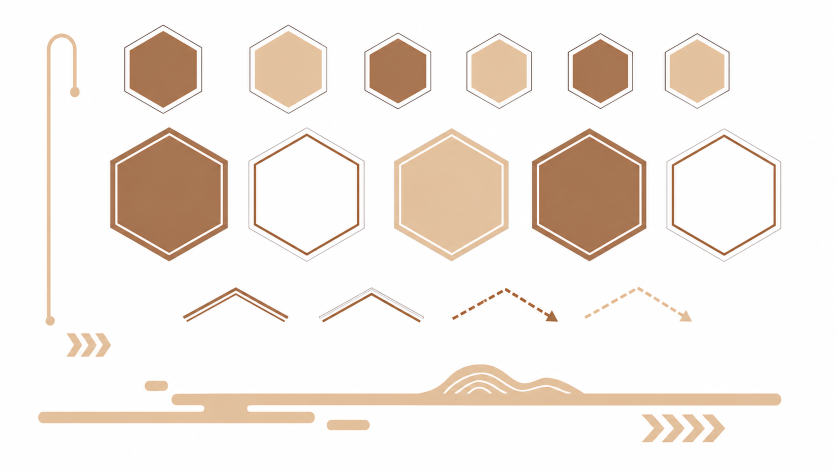
#> input picture data1/graph/1.png, 1672 x 941 px, found by its file name (shown at 1/2 size)
$ python flatten_lab_kmeans.py
#> lines starting #> are read from the running program, lines starting #| are printed output that depends on the picture; after the words box and inside, x2 and y2 are one past the last pixel; in counts of white or black regions, pixels touching at a corner belong together
from __future__ import annotations

import argparse
from dataclasses import dataclass
from pathlib import Path

import cv2
import numpy as np
from PIL import Image


SCRIPT_DIR = Path(__file__).resolve().parent
DEFAULT_INPUT = SCRIPT_DIR / "output" / "image14" / "graph" / "1.png"


@dataclass
class Cluster:
    label: int
    count: int
    lab: np.ndarray
    rgb: np.ndarray


def delta_e76(a: np.ndarray, b: np.ndarray) -> float:
    return float(np.linalg.norm(a.astype(np.float32) - b.astype(np.float32)))


def default_output_path(input_path: Path) -> Path:
    return input_path.with_name(f"{input_path.stem}_lab_flat{input_path.suffix}")


def load_rgb(path: Path) -> np.ndarray:
    if not path.is_file():
        raise FileNotFoundError(f"Input image not found: {path}")
    return np.array(Image.open(path).convert("RGB"))


def bilateral_denoise(rgb: np.ndarray, diameter: int, sigma_color: float, sigma_space: float) -> np.ndarray:
    if diameter <= 0:
        return rgb
    bgr = cv2.cvtColor(rgb, cv2.COLOR_RGB2BGR)
    filtered = cv2.bilateralFilter(bgr, diameter, sigma_color, sigma_space)
    return cv2.cvtColor(filtered, cv2.COLOR_BGR2RGB)


def rgb_to_lab_float(rgb: np.ndarray) -> np.ndarray:
    lab = cv2.cvtColor(rgb, cv2.COLOR_RGB2LAB).astype(np.float32)
    lab[:, :, 0] *= 100.0 / 255.0
    lab[:, :, 1] -= 128.0
    lab[:, :, 2] -= 128.0
    return lab


def lab_float_to_rgb(lab: np.ndarray) -> np.ndarray:
    cv_lab = lab.copy().astype(np.float32)
    cv_lab[:, :, 0] *= 255.0 / 100.0
    cv_lab[:, :, 1] += 128.0
    cv_lab[:, :, 2] += 128.0
    cv_lab = np.clip(cv_lab, 0, 255).astype(np.uint8)
    return cv2.cvtColor(cv_lab, cv2.COLOR_LAB2RGB)


def run_kmeans(lab: np.ndarray, k: int, attempts: int, sample_limit: int | None) -> tuple[np.ndarray, np.ndarray]:
    h, w = lab.shape[:2]
    pixels = lab.reshape(-1, 3).astype(np.float32)

    if sample_limit and len(pixels) > sample_limit:
        rng = np.random.default_rng(1234)
        sample_idx = rng.choice(len(pixels), size=sample_limit, replace=False)
        train_pixels = pixels[sample_idx]
    else:
        train_pixels = pixels

    criteria = (cv2.TERM_CRITERIA_EPS + cv2.TERM_CRITERIA_MAX_ITER, 80, 0.2)
    _compactness, _labels, centers = cv2.kmeans(
        train_pixels,
        k,
        None,
        criteria,
        attempts,
        cv2.KMEANS_PP_CENTERS,
    )

    diff = pixels[:, None, :] - centers[None, :, :]
    labels = np.argmin(np.sum(diff * diff, axis=2), axis=1).astype(np.int32)
    return labels.reshape(h, w), centers.astype(np.float32)


def clusters_from_labels(labels: np.ndarray, centers_lab: np.ndarray) -> list[Cluster]:
    counts = np.bincount(labels.reshape(-1), minlength=len(centers_lab))
    centers_rgb = lab_float_to_rgb(centers_lab.reshape(1, -1, 3)).reshape(-1, 3)
    clusters: list[Cluster] = []
    for idx, count in enumerate(counts):
        clusters.append(
            Cluster(
                label=idx,
                count=int(count),
                lab=centers_lab[idx],
                rgb=centers_rgb[idx].astype(np.float32),
            )
        )
    return clusters


def find_background_label(labels: np.ndarray, clusters: list[Cluster], white_l_threshold: float) -> int:
    h, w = labels.shape
    border = np.concatenate([labels[0, :], labels[-1, :], labels[:, 0], labels[:, -1]])
    border_counts = np.bincount(border, minlength=len(clusters))
    whiteish = [cluster.label for cluster in clusters if cluster.lab[0] >= white_l_threshold]
    if whiteish:
        return max(whiteish, key=lambda label: border_counts[label] * 3 + clusters[label].count)
    return int(np.argmax(border_counts))


def merge_close_clusters(
    labels: np.ndarray,
    clusters: list[Cluster],
    background_label: int,
    merge_delta: float,
    bg_delta: float,
) -> tuple[np.ndarray, list[np.ndarray]]:
    parent = list(range(len(clusters)))

    def find(x: int) -> int:
        while parent[x] != x:
            parent[x] = parent[parent[x]]
            x = parent[x]
        return x

    def union(a: int, b: int) -> None:
        ra, rb = find(a), find(b)
        if ra != rb:
            parent[rb] = ra

    bg_lab = clusters[background_label].lab
    for cluster in clusters:
        if cluster.label != background_label and delta_e76(cluster.lab, bg_lab) <= bg_delta:
            union(background_label, cluster.label)

    for i, a in enumerate(clusters):
        for b in clusters[i + 1 :]:
            if delta_e76(a.lab, b.lab) <= merge_delta:
                union(a.label, b.label)

    groups: dict[int, list[int]] = {}
    for cluster in clusters:
        groups.setdefault(find(cluster.label), []).append(cluster.label)

    root_to_new = {root: idx for idx, root in enumerate(groups)}
    remap = np.zeros(len(clusters), dtype=np.int32)
    palette_lab: list[np.ndarray] = []
    for root, members in groups.items():
        weights = np.array([clusters[label].count for label in members], dtype=np.float32)
        labs = np.array([clusters[label].lab for label in members], dtype=np.float32)
        palette_lab.append(np.average(labs, axis=0, weights=weights))
        for label in members:
            remap[label] = root_to_new[root]

    return remap[labels], palette_lab


def remove_small_components(labels: np.ndarray, min_area: int, background_label: int = 0) -> np.ndarray:
    if min_area <= 1:
        return labels

    out = labels.copy()
    for label in sorted(set(int(v) for v in np.unique(labels))):
        if label == background_label:
            continue
        mask = (out == label).astype(np.uint8)
        count, components, stats, _centroids = cv2.connectedComponentsWithStats(mask, connectivity=8)
        for component_idx in range(1, count):
            area = int(stats[component_idx, cv2.CC_STAT_AREA])
            if area < min_area:
                out[components == component_idx] = background_label
    return out


def reorder_background_first(labels: np.ndarray, palette_lab: list[np.ndarray], background_label: int) -> tuple[np.ndarray, list[np.ndarray]]:
    if background_label == 0:
        return labels, palette_lab

    mapping = {background_label: 0, 0: background_label}
    for idx in range(len(palette_lab)):
        mapping.setdefault(idx, idx)

    out = labels.copy()
    for old, new in mapping.items():
        out[labels == old] = new

    new_palette = list(palette_lab)
    new_palette[0], new_palette[background_label] = new_palette[background_label], new_palette[0]
    return out, new_palette


def labels_to_rgb(labels: np.ndarray, palette_lab: list[np.ndarray]) -> np.ndarray:
    palette_rgb = lab_float_to_rgb(np.array(palette_lab, dtype=np.float32).reshape(1, -1, 3)).reshape(-1, 3)
    return palette_rgb[labels].astype(np.uint8)


def flatten_lab_kmeans(
    rgb: np.ndarray,
    *,
    bilateral_diameter: int,
    sigma_color: float,
    sigma_space: float,
    k: int,
    attempts: int,
    sample_limit: int | None,
    merge_delta: float,
    bg_delta: float,
    white_l_threshold: float,
    min_component_area: int,
) -> tuple[np.ndarray, dict]:
    denoised = bilateral_denoise(rgb, bilateral_diameter, sigma_color, sigma_space)
    lab = rgb_to_lab_float(denoised)
    labels, centers_lab = run_kmeans(lab, k, attempts, sample_limit)
    clusters = clusters_from_labels(labels, centers_lab)
    original_bg = find_background_label(labels, clusters, white_l_threshold)
    merged_labels, palette_lab = merge_close_clusters(labels, clusters, original_bg, merge_delta, bg_delta)

    merged_bg = int(merged_labels[labels == original_bg][0])
    merged_labels, palette_lab = reorder_background_first(merged_labels, palette_lab, merged_bg)
    cleaned = remove_small_components(merged_labels, min_component_area, background_label=0)
    output = labels_to_rgb(cleaned, palette_lab)

    stats = {
        "input_k": k,
        "clusters_after_merge": len(palette_lab),
        "background_rgb": tuple(int(v) for v in output[cleaned == 0][0]) if np.any(cleaned == 0) else None,
        "unique_output_colors": len(np.unique(output.reshape(-1, 3), axis=0)),
    }
    return output, stats


def build_parser() -> argparse.ArgumentParser:
    parser = argparse.ArgumentParser(description="Flatten image colors with Bilateral Filter + Lab K-means + Lab color merging.")
    parser.add_argument("input", type=Path, nargs="?", default=DEFAULT_INPUT)
    parser.add_argument("-o", "--output", type=Path, default=None)
    parser.add_argument("--bilateral-diameter", type=int, default=9)
    parser.add_argument("--sigma-color", type=float, default=55.0)
    parser.add_argument("--sigma-space", type=float, default=55.0)
    parser.add_argument("-k", "--clusters", type=int, default=12)
    parser.add_argument("--attempts", type=int, default=3)
    parser.add_argument("--sample-limit", type=int, default=250000)
    parser.add_argument("--merge-delta", type=float, default=8.5)
    parser.add_argument("--bg-delta", type=float, default=5.0)
    parser.add_argument("--white-l-threshold", type=float, default=94.0)
    parser.add_argument("--min-component-area", type=int, default=8)
    return parser


def main() -> int:
    args = build_parser().parse_args()
    input_path = args.input.resolve()
    output_path = args.output.resolve() if args.output else default_output_path(input_path).resolve()
    try:
        rgb = load_rgb(input_path)
#> in load_rgb, returned value is the input picture: shape (941, 1672, 3); mean R, G, B 243.3, 235.5, 229.1
        output, stats = flatten_lab_kmeans(
            rgb,
            bilateral_diameter=args.bilateral_diameter,
            sigma_color=args.sigma_color,
            sigma_space=args.sigma_space,
            k=args.clusters,
            attempts=args.attempts,
            sample_limit=args.sample_limit,
            merge_delta=args.merge_delta,
            bg_delta=args.bg_delta,
            white_l_threshold=args.white_l_threshold,
            min_component_area=args.min_component_area,
        )
#> in rgb_to_lab_float, `lab[:, :, 1] -= 128.0`:
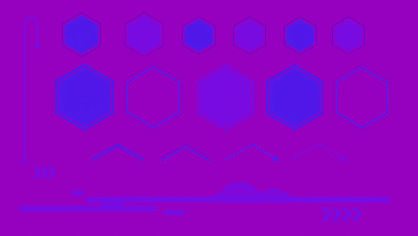
#> lab: shape (941, 1672, 3) float32 (shown at 1/4 size); mean R, G, B 92, 2.1, 132.2; drawn with min black and max white
#> in rgb_to_lab_float, `lab[:, :, 2] -= 128.0`:
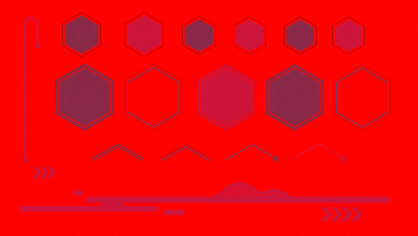
#> lab: shape (941, 1672, 3) float32 (shown at 1/4 size); mean R, G, B 92, 2.1, 4.5; drawn with min black and max white
#> in run_kmeans, `_compactness, _labels, centers = cv2.kmeans( train_pixels, k, None, cr..`: centers = [[99.77, 0.00694, 0.0243], [53.37, 15.47, 27.29], [79.99, 7.08, 22.2], [22.96, 10.2, 10.41], [73.05, 3.09, 2.23], [54.5, 4.83, 4.67], [47.78, 21.8, 34.24], [90.47, 2.02, 4.75], [82.97, 5.05, 12.77], [69.74, 9.29, 17.05], [36.52, 6.96, 7.41], [98.12, 0.519, 1.22]]
#> in flatten_lab_kmeans, `labels, centers_lab = run_kmeans(lab, k, attempts, sample_limit)`:
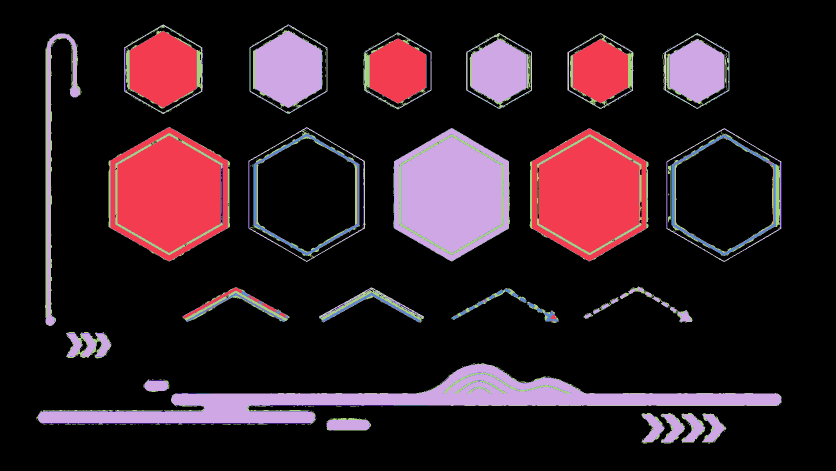
#> labels: shape (941, 1672) int32 (shown at 1/2 size); 12 distinct labels, from 0 to 11; one colour per label, 0 black
#> in flatten_lab_kmeans, `labels, centers_lab = run_kmeans(lab, k, attempts, sample_limit)`: centers_lab has the same summary as centers in run_kmeans
#> in clusters_from_labels, `counts = np.bincount(labels.reshape(-1), minlength=len(centers_lab))`: counts = [1239522, 124387, 144320, 822, 3538, 1186, 7779, 6128, 3332, 2378, 1571, 38389]
#> in lab_float_to_rgb, `cv_lab = lab.copy().astype(np.float32)`: cv_lab has the same summary as centers in run_kmeans
#> in lab_float_to_rgb, `cv_lab = np.clip(cv_lab, 0, 255).astype(np.uint8)`: cv_lab = [[254, 128, 128], [136, 143, 155], [203, 135, 150], [58, 138, 138], [186, 131, 130], [138, 132, 132], [121, 149, 162], [230, 130, 132], [211, 133, 140], [177, 137, 145], [93, 134, 135], [250, 128, 129]]
#> in clusters_from_labels, `centers_rgb = lab_float_to_rgb(centers_lab.reshape(1, -1, 3)).reshape(..`: centers_rgb = [[254, 254, 254], [166, 117, 82], [225, 192, 157], [73, 49, 40], [186, 177, 175], [139, 127, 123], [159, 98, 56], [234, 225, 219], [225, 202, 184], [197, 163, 139], [100, 82, 75], [250, 249, 247]]
#> the loop in clusters_from_labels, `for idx, count in enumerate(counts):` made 12 passes
#> count on passes 1 to 8: 1239522, 124387, 144320, 822, 3538, 1186, 7779, 6128
#> after the loop in clusters_from_labels, `for idx, count in enumerate(counts):`: clusters = 12 items
#> in find_background_label, `border = np.concatenate([labels[0, :], labels[-1, :], labels[:, 0], la..`: border = 5226 values from 0 to 0
#> in find_background_label, `border_counts = np.bincount(border, minlength=len(clusters))`: border_counts = [5226, 0, 0, 0, 0, 0, 0, 0, 0, 0, 0, 0]
#> in find_background_label, `whiteish = [cluster.label for cluster in clusters if cluster.lab[0] >=..`: whiteish = [0, 11]
#> in flatten_lab_kmeans, `original_bg = find_background_label(labels, clusters, white_l_threshold)`: original_bg = 0
#> in merge_close_clusters, `parent = list(range(len(clusters)))`: parent = [0, 1, 2, 3, 4, 5, 6, 7, 8, 9, 10, 11]
#> in merge_close_clusters, `bg_lab = clusters[background_label].lab`: bg_lab = [99.77, 0.00694, 0.0243]
#> the loop in merge_close_clusters, `for cluster in clusters:` made 12 passes
#> the loop in merge_close_clusters, `for i, a in enumerate(clusters):` made 12 passes
#> the loop in merge_close_clusters, `for cluster in clusters:` made 12 passes
#> after the loop in merge_close_clusters, `for cluster in clusters:`: groups = 11 items
#> in merge_close_clusters, `remap = np.zeros(len(clusters), dtype=np.int32)`: remap = [0, 0, 0, 0, 0, 0, 0, 0, 0, 0, 0, 0]
#> the loop in merge_close_clusters, `for root, members in groups.items():` made 11 passes
#> (members, weights, labs) on passes 1 to 5: ([0, 11], [1239522, 38389], [[99.77, 0.00694, 0.0243], [98.12, 0.519, 1.22]]), ([1], [124387], [[53.37, 15.47, 27.29]]), ([2], [144320], [[79.99, 7.08, 22.2]]), ([3], [822], [[22.96, 10.2, 10.41]]), ([4], [3538], [[73.05, 3.09, 2.23]])
#> after the loop in merge_close_clusters, `for root, members in groups.items():`: palette_lab = [[99.72, 0.0223, 0.0602], [53.37, 15.47, 27.29], [79.99, 7.08, 22.2], [22.96, 10.2, 10.41], [73.05, 3.09, 2.23], [54.5, 4.83, 4.67], [47.78, 21.8, 34.24], [90.47, 2.02, 4.75], [82.97, 5.05, 12.77], [69.74, 9.29, 17.05], [36.52, 6.96, 7.41]]; remap = [0, 1, 2, 3, 4, 5, 6, 7, 8, 9, 10, 0]
#> in flatten_lab_kmeans, `merged_labels, palette_lab = merge_close_clusters(labels, clusters, or..`:
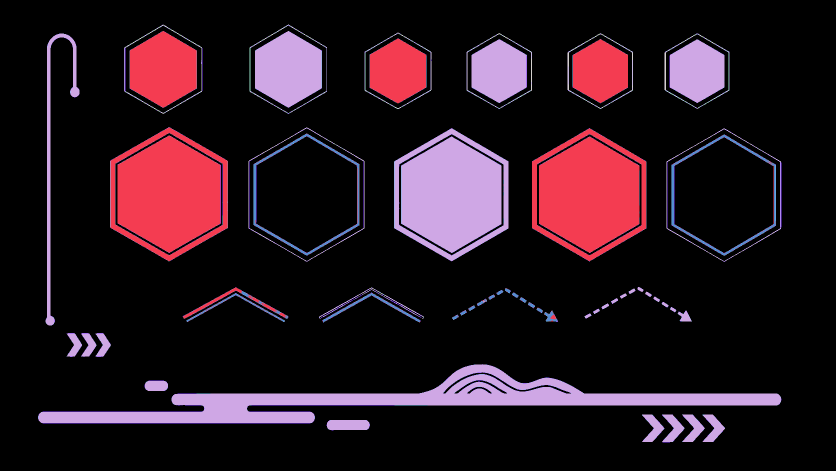
#> merged_labels: shape (941, 1672) int32 (shown at 1/2 size); 11 distinct labels, from 0 to 10; one colour per label, 0 black
#> in flatten_lab_kmeans, `merged_bg = int(merged_labels[labels == original_bg][0])`: merged_bg = 0
#> the loop in remove_small_components, `for label in sorted(set(int(v) for v in np.unique(labels))):` made 11 passes
#> count on passes 2 to 9: 628, 39, 254, 688, 630, 41, 2846, 2124
#> pass 3, in remove_small_components, `count, components, stats, _centroids = cv2.connectedComponentsWithStat..`:
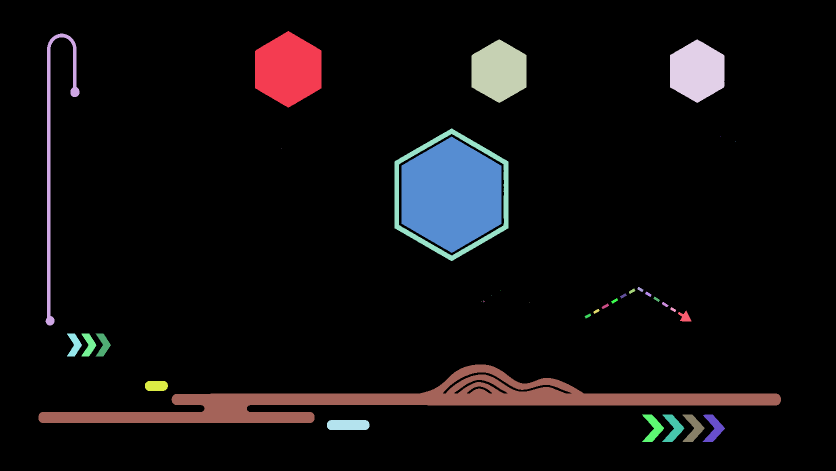
#> components: shape (941, 1672) int32 (shown at 1/2 size); 39 distinct labels, from 0 to 38; one colour per label, 0 black
#> after the loop in remove_small_components, `for label in sorted(set(int(v) for v in np.unique(labels))):`:
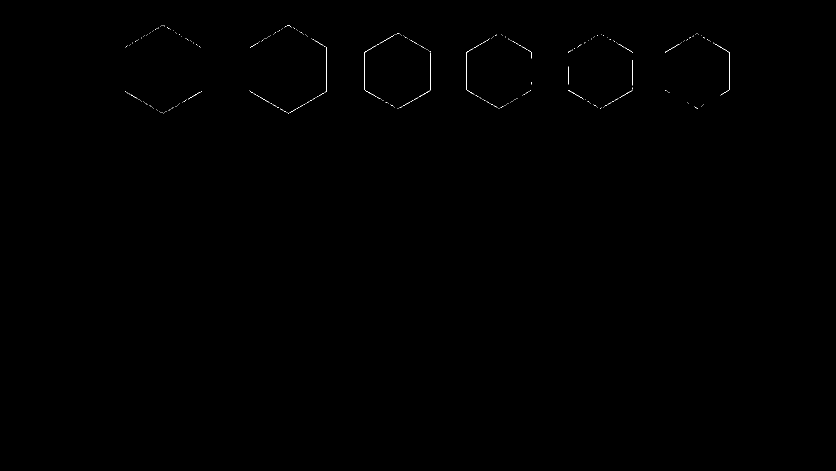
#> mask: shape (941, 1672) (shown at 1/2 size); values 0 (black) and 1 (white), 0.1% white in thin lines or dots, all inside (x1, y1, x2, y2) = (250, 50, 1459, 227)
#> after the loop in remove_small_components, `for label in sorted(set(int(v) for v in np.unique(labels))):`:
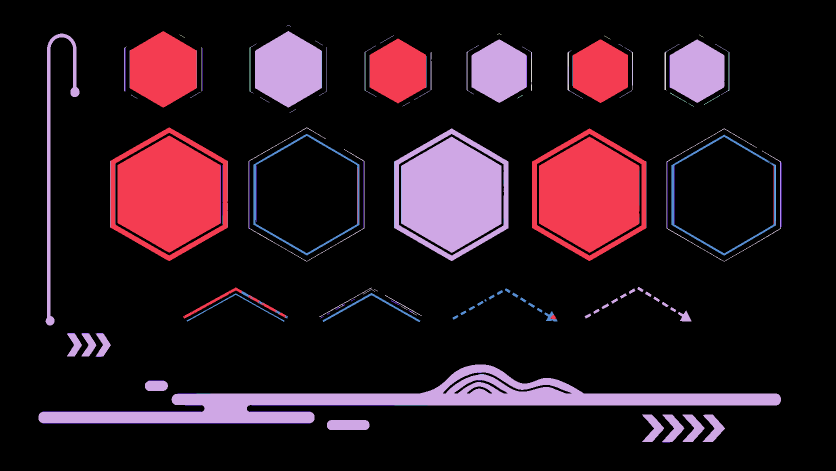
#> out: shape (941, 1672) int32 (shown at 1/2 size); 11 distinct labels, from 0 to 10; one colour per label, 0 black
#> in labels_to_rgb, `palette_rgb = lab_float_to_rgb(np.array(palette_lab, dtype=np.float32)..`: palette_rgb = [[254, 254, 254], [166, 117, 82], [225, 192, 157], [73, 49, 40], [186, 177, 175], [139, 127, 123], [159, 98, 56], [234, 225, 219], [225, 202, 184], [197, 163, 139], [100, 82, 75]]
#> in flatten_lab_kmeans, `stats = { "input_k": k, "clusters_after_merge": len(palette_lab), "bac..`: stats = {'input_k': 12, 'clusters_after_merge': 11, 'background_rgb': (254, 254, 254), 'unique_output_colors': 11}
        output_path.parent.mkdir(parents=True, exist_ok=True)
        Image.fromarray(output).save(output_path)
    except Exception as exc:
        print(f"Error: {exc}")
        return 1

    print(f"Input: {input_path}")
    print(f"Output: {output_path}")
    for key, value in stats.items():
        print(f"{key}: {value}")
#> this loop made 4 passes
#> (key, value) on passes 1 to 4: ('input_k', 12), ('clusters_after_merge', 11), ('background_rgb', (254, 254, 254)), ('unique_output_colors', 11)
#> (printed output is left out)
    return 0


if __name__ == "__main__":
    raise SystemExit(main())
#> (the program exits here)
